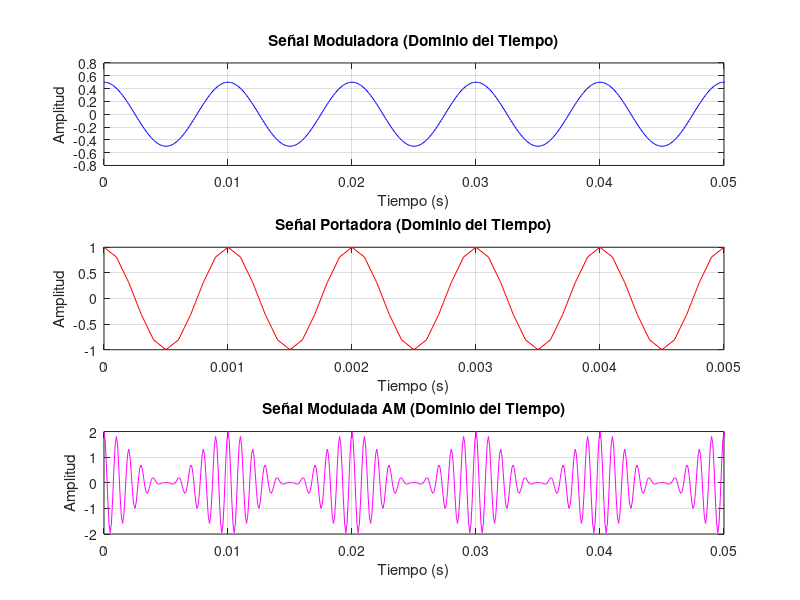
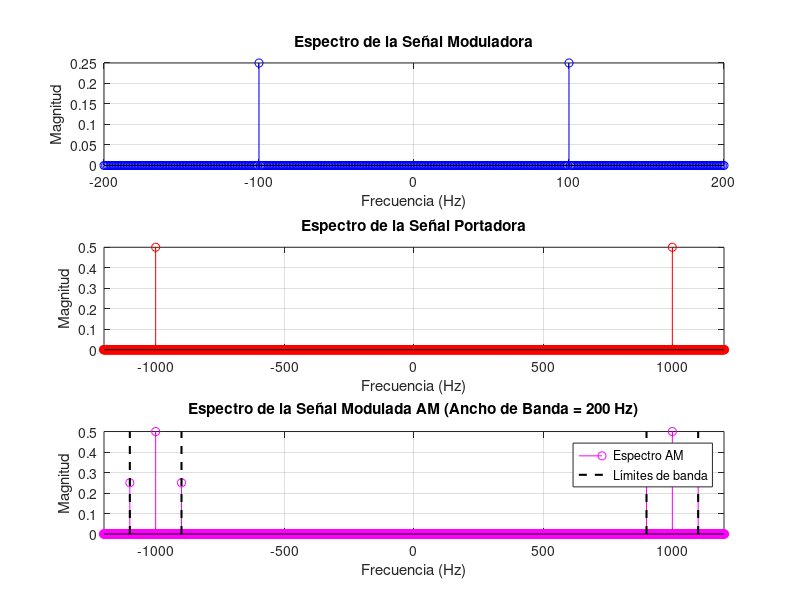

These figures' MATLAB source, in order:
%% Parámetros de la simulación
fs = 10000;         % Frecuencia de muestreo (Hz)
t = 0:1/fs:1-1/fs;  % Vector de tiempo (1 segundo)

% Parámetros de la señal portadora
fc = 1000;          % Frecuencia de la portadora (Hz)
Ac = 1;             % Amplitud de la portadora

% Parámetros de la señal moduladora
fm = 100;           % Frecuencia de la moduladora (Hz)
Am = 0.5;           % Amplitud de la moduladora
ka = 2;           % Índice de modulación (debe ser <= 1 para evitar sobremodulación)

%% Generación de señales
% Señal portadora
portadora = Ac * cos(2*pi*fc*t);

% Señal moduladora (coseno)
moduladora = Am * cos(2*pi*fm*t);

% Señal modulada AM
modulada = Ac * (1 + ka*moduladora) .* cos(2*pi*fc*t);

%% Cálculo de espectros
N = length(t);      % Número de muestras
f = (-fs/2:fs/N:fs/2-fs/N); % Vector de frecuencia

% Espectro de la moduladora
MODULADORA = fftshift(fft(moduladora)/N);

% Espectro de la portadora
PORTADORA = fftshift(fft(portadora)/N);

% Espectro de la señal modulada
MODULADA = fftshift(fft(modulada)/N);

%% Gráficas en el dominio del tiempo
figure;

% Señal moduladora
subplot(3,1,1);
plot(t, moduladora, 'b');
title('Señal Moduladora (Dominio del Tiempo)');
xlabel('Tiempo (s)');
ylabel('Amplitud');
xlim([0 0.05]); % Mostrar solo 50 ms para mejor visualización
grid on;

% Señal portadora
subplot(3,1,2);
plot(t, portadora, 'r');
title('Señal Portadora (Dominio del Tiempo)');
xlabel('Tiempo (s)');
ylabel('Amplitud');
xlim([0 0.005]); % Mostrar solo 5 ms para mejor visualización
grid on;

% Señal modulada AM
subplot(3,1,3);
plot(t, modulada, 'm');
title('Señal Modulada AM (Dominio del Tiempo)');
xlabel('Tiempo (s)');
ylabel('Amplitud');
xlim([0 0.05]); % Mostrar solo 50 ms para mejor visualización
grid on;

%% Gráficas en el dominio de la frecuencia
figure;

% Espectro de la señal moduladora
subplot(3,1,1);
stem(f, abs(MODULADORA), 'b', 'Marker', 'o');
title('Espectro de la Señal Moduladora');
xlabel('Frecuencia (Hz)');
ylabel('Magnitud');
xlim([-200 200]); % Enfoque en las frecuencias relevantes
grid on;

% Espectro de la señal portadora
subplot(3,1,2);
stem(f, abs(PORTADORA), 'r', 'Marker', 'o');
title('Espectro de la Señal Portadora');
xlabel('Frecuencia (Hz)');
ylabel('Magnitud');
xlim([-1200 1200]); % Enfoque en las frecuencias relevantes
grid on;

% Espectro de la señal modulada AM con marcadores de ancho de banda
subplot(3,1,3);
stem(f, abs(MODULADA), 'm', 'Marker', 'o');
title(['Espectro de la Señal Modulada AM (Ancho de Banda = ', num2str(2*fm), ' Hz)']);
xlabel('Frecuencia (Hz)');
ylabel('Magnitud');
xlim([-1200 1200]); % Enfoque en las frecuencias relevantes
grid on;

% Marcadores para el ancho de banda
hold on;
plot([fc+fm fc+fm], [0 max(abs(MODULADA))], 'k--', 'LineWidth', 1.5);
plot([fc-fm fc-fm], [0 max(abs(MODULADA))], 'k--', 'LineWidth', 1.5);
plot([-fc-fm -fc-fm], [0 max(abs(MODULADA))], 'k--', 'LineWidth', 1.5);
plot([-fc+fm -fc+fm], [0 max(abs(MODULADA))], 'k--', 'LineWidth', 1.5);
hold off;

legend('Espectro AM', 'Límites de banda');